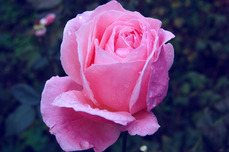
#> input picture BTChuong3/Ex3.1/color-balance.jpg, 229 x 152 px, found by its file name
$ python ex3.1.py
#> lines starting #> are read from the running program, lines starting #| are printed output that depends on the picture; after the words box and inside, x2 and y2 are one past the last pixel; in counts of white or black regions, pixels touching at a corner belong together
#> further down, img is the input picture: shape (152, 229, 3); mean B, G, R 109.5, 64, 97.5
import cv2
import math
import numpy as np


phantramthaydoi = 15


def apdung_mask(matran, mask, fill_value):
    m = np.ma.array(matran, mask=mask, fill_value=fill_value)
    return m.filled()

def apply_threshold(matran, lv, hv):
    lm = matran < lv
    matran = apdung_mask(matran, lm, lv)
    hm = matran > hv
    matran = apdung_mask(matran, hm, hv)
    return matran

def simplest_cb(img, p):
#> called with p = 15
    assert img.shape[2] == 3
    assert p > 0 and p < 100

    half_p = p / 200.0

    channels = cv2.split(img)

    out_channels = []
    for channel in channels:
        assert len(channel.shape) == 2

        height, width = channel.shape
        vec_size = width * height
        flat = channel.reshape(vec_size)

        assert len(flat.shape) == 1

        flat = np.sort(flat)

        n_cols = flat.shape[0]

        gtThap  = flat[math.floor(n_cols * half_p)]
        gtCao = flat[math.ceil( n_cols * (1.0 - half_p))]

        print("Gia tri thap: ", gtThap)
        print("Gia thi cao: ", gtCao)

        thresholded = apply_threshold(channel, gtThap, gtCao)

        normalized = cv2.normalize(thresholded, thresholded.copy(), 0, 255, cv2.NORM_MINMAX)
        out_channels.append(normalized)
#> this loop made 3 passes
#> (gtThap, gtCao) on passes 1 to 3: (52, 225), (13, 157), (10, 232)
#| Gia tri thap:  52
#| Gia thi cao:  225
#| Gia tri thap:  13
#| Gia thi cao:  157
#| Gia tri thap:  10
#| Gia thi cao:  232
#> pass 1, in apply_threshold, `lm = matran < lv`:
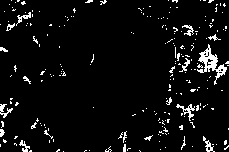
#> lm: shape (152, 229) bool; 5.4% white in thin lines or dots
#> pass 1, in apdung_mask, `m = np.ma.array(matran, mask=mask, fill_value=fill_value)`:
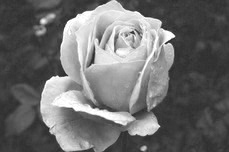
#> m: shape (152, 229); min 36, max 255, mean 109.5
#> pass 1, in apply_threshold, `hm = matran > hv`:
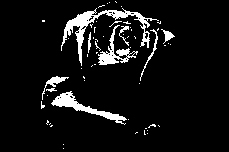
#> hm: shape (152, 229) bool; 7.4% white; 59 white regions (50 under 20 px), largest, box (x1, y1, x2, y2) and area: (61, 8, 159, 66) 958, (51, 91, 127, 125) 572, (98, 25, 138, 65) 429
#> after the loop:
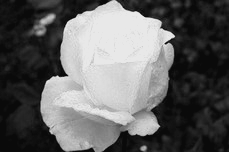
#> thresholded: shape (152, 229); min 10, max 232, mean 97.1
#> after the loop, out_channels = 3 items

    return cv2.merge(out_channels)
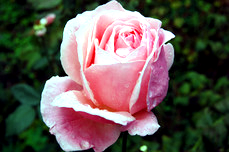
#> returned value: shape (152, 229, 3); mean of channels 0, 1, 2 83.3, 88.5, 100; drawn as B, G, R

if __name__ == '__main__':
    img = cv2.imread('D:/3/HK2/XLA/Giua_Ky/20133119_LePhuocYen_GiuaKy/BTChuong3/Ex3.1/color-balance.jpg')
    out = simplest_cb(img, phantramthaydoi)
    cv2.imshow("truoc", img)
    cv2.imshow("sau", out)
    cv2.waitKey(0)
